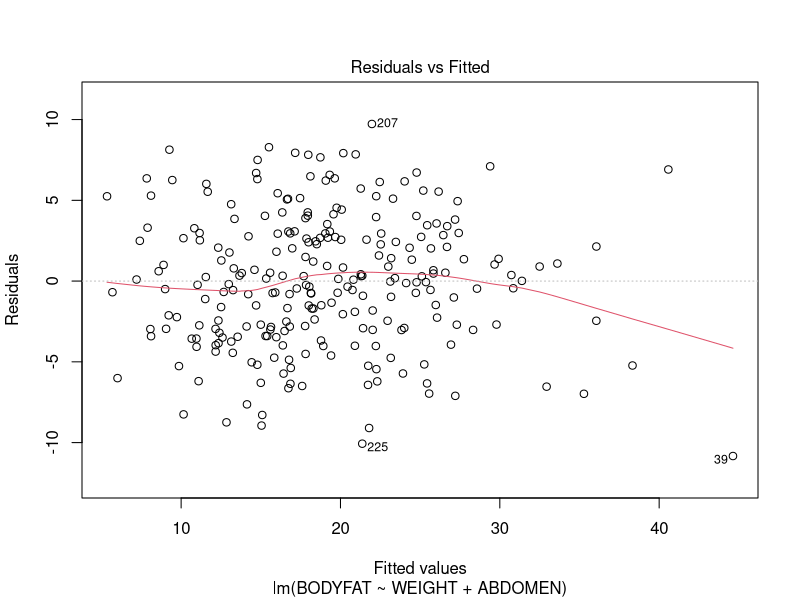
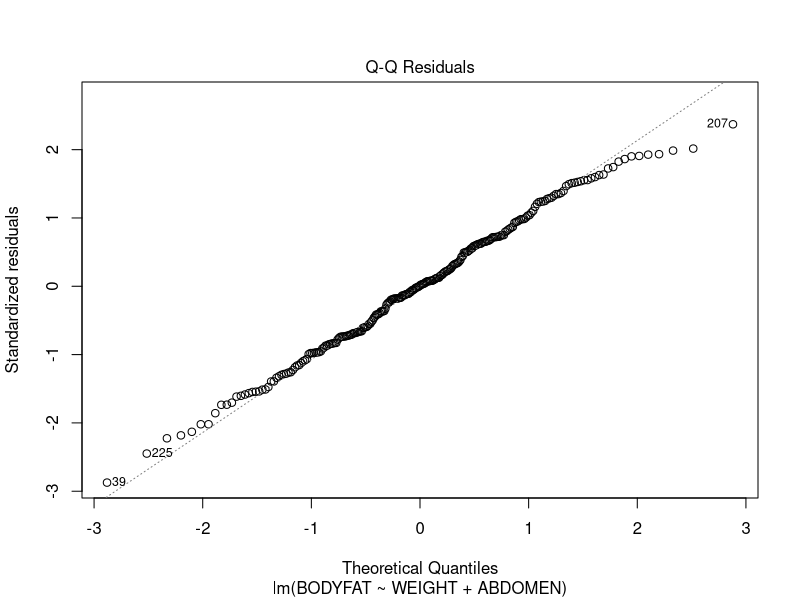
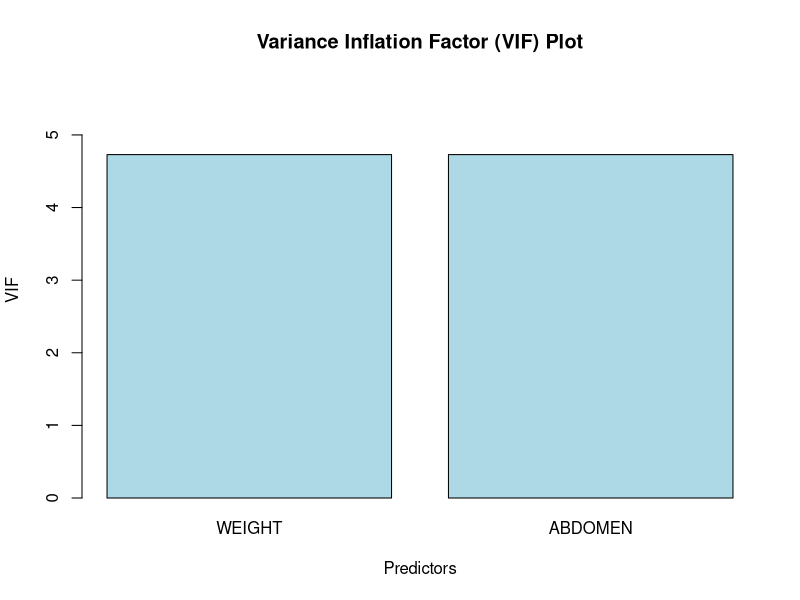

These figures' R source, in order:
## ---- chunk 1
library(car)
## ---- chunk 2
data = read.csv("BodyFat_Cleaned.csv")
model <- lm(BODYFAT ~ WEIGHT + ABDOMEN, data = data)
## ---- chunk 3
plot(model, which = 1) 

plot(model, which = 2)
## ---- chunk 4
vif_values <- vif(model)
vif_values
## ---- chunk 5
barplot(vif_values, 
        main = "Variance Inflation Factor (VIF) Plot",
        ylab = "VIF",
        xlab = "Predictors",
        col = "lightblue",
        ylim = c(0, max(vif_values) + 1))

